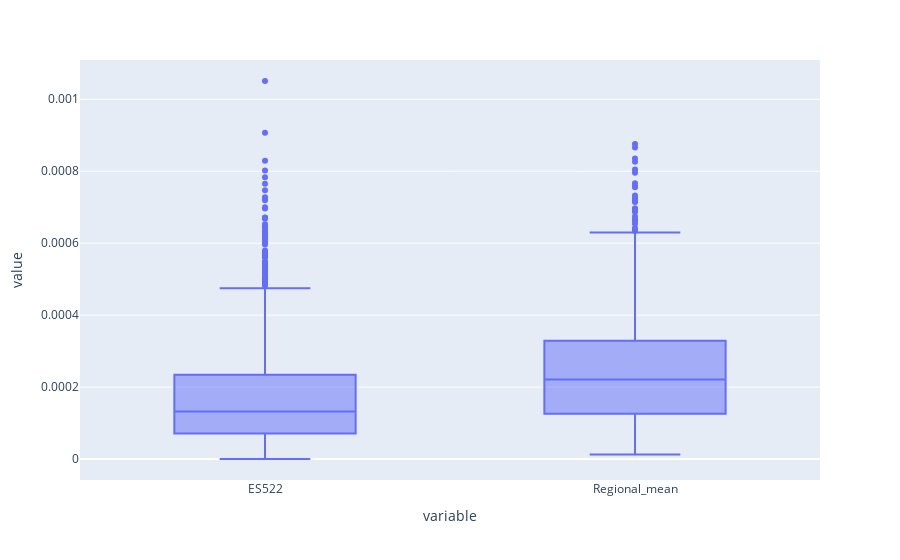

Notebook source saved alongside this figure:
### Code cell
# print box plots
#select which regions to compare, or the calculated monthly regional mean

fig2 = px.box(df, y=['ES522', 'Regional_mean'])
fig2.show()

### Figure 1 — Plotly figure (JSON) as saved in the notebook; plotly's stock layout.template omitted (floating-point values rounded to 4 significant figures; data arrays with more than 128 entries replaced by an {"elided": "..."} marker saying what was removed)
{"data": [{"alignmentgroup": "True", "hovertemplate": "variable=%{x}<br>value=%{y}<extra></extra>", "legendgroup": "", "marker": {"color": "#636efa"}, "name": "", "notched": false, "offsetgroup": "", "orientation": "v", "showlegend": false, "type": "box", "x": {"elided": "2858 str values"}, "x0": " ", "xaxis": "x", "y": {"elided": "2858 float values"}, "y0": " ", "yaxis": "y"}], "layout": {"autosize": true, "boxmode": "group", "legend": {"tracegroupgap": 0}, "margin": {"t": 60}, "xaxis": {"anchor": "y", "autorange": true, "domain": [0, 1], "range": [-0.5, 1.5], "title": {"text": "variable"}, "type": "category"}, "yaxis": {"anchor": "x", "autorange": true, "domain": [0, 1], "range": [-5.827e-05, 0.001109], "title": {"text": "value"}, "type": "linear"}}}
